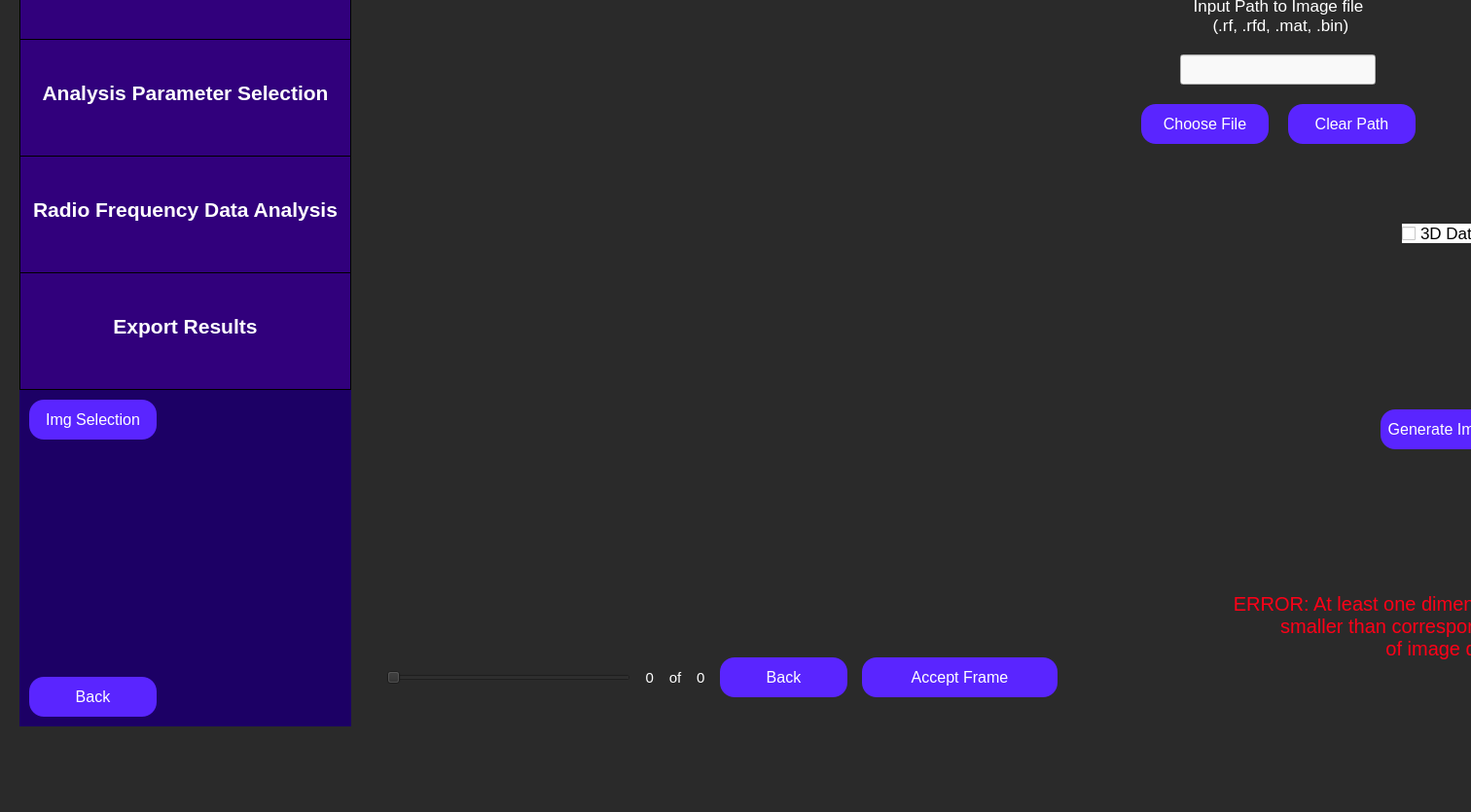
<?xml version="1.0" encoding="UTF-8"?>
<ui version="4.0">
 <class>selectImage</class>
 <widget class="QWidget" name="selectImage">
  <property name="geometry">
   <rect>
    <x>0</x>
    <y>0</y>
    <width>1512</width>
    <height>835</height>
   </rect>
  </property>
  <property name="minimumSize">
   <size>
    <width>201</width>
    <height>31</height>
   </size>
  </property>
  <property name="maximumSize">
   <size>
    <width>16777215</width>
    <height>16777215</height>
   </size>
  </property>
  <property name="windowTitle">
   <string>Select Ultrasound Image</string>
  </property>
  <property name="styleSheet">
   <string notr="true">QWidget {
	background: rgb(42, 42, 42);
}</string>
  </property>
  <widget class="QWidget" name="horizontalLayoutWidget">
   <property name="geometry">
    <rect>
     <x>20</x>
     <y>-200</y>
     <width>2402</width>
     <height>947</height>
    </rect>
   </property>
   <layout class="QHBoxLayout" name="fullScreenLayout" stretch="1,0,10,10">
    <item>
     <layout class="QVBoxLayout" name="sidebarLayout" stretch="0,0">
      <property name="spacing">
       <number>0</number>
      </property>
      <property name="sizeConstraint">
       <enum>QLayout::SetMaximumSize</enum>
      </property>
      <item>
       <widget class="QWidget" name="sidebar" native="true">
        <property name="minimumSize">
         <size>
          <width>341</width>
          <height>601</height>
         </size>
        </property>
        <property name="maximumSize">
         <size>
          <width>241</width>
          <height>601</height>
         </size>
        </property>
        <property name="toolTip">
         <string>&lt;html&gt;&lt;head/&gt;&lt;body&gt;&lt;p&gt;&lt;br/&gt;&lt;/p&gt;&lt;/body&gt;&lt;/html&gt;</string>
        </property>
        <property name="styleSheet">
         <string notr="true">QWidget {
	background-color: rgb(28, 0, 101);
}</string>
        </property>
        <widget class="QFrame" name="imageSelectionSidebar">
         <property name="geometry">
          <rect>
           <x>0</x>
           <y>0</y>
           <width>341</width>
           <height>121</height>
          </rect>
         </property>
         <property name="minimumSize">
          <size>
           <width>341</width>
           <height>121</height>
          </size>
         </property>
         <property name="maximumSize">
          <size>
           <width>341</width>
           <height>121</height>
          </size>
         </property>
         <property name="styleSheet">
          <string notr="true">QFrame {
	background-color: rgb(99, 0, 174);
	border: 1px solid black;
}</string>
         </property>
         <property name="frameShape">
          <enum>QFrame::StyledPanel</enum>
         </property>
         <property name="frameShadow">
          <enum>QFrame::Raised</enum>
         </property>
         <widget class="QLabel" name="imageSelectionLabelSidebar">
          <property name="geometry">
           <rect>
            <x>70</x>
            <y>0</y>
            <width>191</width>
            <height>51</height>
           </rect>
          </property>
          <property name="styleSheet">
           <string notr="true">QLabel {
	font-size: 21px;
	color: rgb(255, 255, 255);
	background-color: rgba(255, 255, 255, 0);
	border: 0px;
	font-weight: bold;
}</string>
          </property>
          <property name="text">
           <string>Image Selection:</string>
          </property>
          <property name="alignment">
           <set>Qt::AlignCenter</set>
          </property>
         </widget>
         <widget class="QLabel" name="imageLabel">
          <property name="geometry">
           <rect>
            <x>-60</x>
            <y>40</y>
            <width>191</width>
            <height>51</height>
           </rect>
          </property>
          <property name="styleSheet">
           <string notr="true">QLabel {
	font-size: 16px;
	color: rgb(255, 255, 255);
	background-color: rgba(255, 255, 255, 0);
	border: 0px;
	font-weight: bold;
}</string>
          </property>
          <property name="text">
           <string>Image:</string>
          </property>
          <property name="alignment">
           <set>Qt::AlignCenter</set>
          </property>
         </widget>
         <widget class="QLabel" name="phantomLabel">
          <property name="geometry">
           <rect>
            <x>-50</x>
            <y>70</y>
            <width>191</width>
            <height>51</height>
           </rect>
          </property>
          <property name="styleSheet">
           <string notr="true">QLabel {
	font-size: 16px;
	color: rgb(255, 255, 255);
	background-color: rgba(255, 255, 255, 0);
	border: 0px;
	font-weight: bold
}</string>
          </property>
          <property name="text">
           <string>Phantom:</string>
          </property>
          <property name="alignment">
           <set>Qt::AlignCenter</set>
          </property>
         </widget>
        </widget>
        <widget class="QFrame" name="roiSidebar">
         <property name="geometry">
          <rect>
           <x>0</x>
           <y>120</y>
           <width>341</width>
           <height>121</height>
          </rect>
         </property>
         <property name="maximumSize">
          <size>
           <width>341</width>
           <height>121</height>
          </size>
         </property>
         <property name="styleSheet">
          <string notr="true">QFrame {
	background-color: rgb(49, 0, 124);
	border: 1px solid black;
}</string>
         </property>
         <property name="frameShape">
          <enum>QFrame::StyledPanel</enum>
         </property>
         <property name="frameShadow">
          <enum>QFrame::Raised</enum>
         </property>
         <widget class="QLabel" name="roiSidebarLabel">
          <property name="geometry">
           <rect>
            <x>0</x>
            <y>40</y>
            <width>341</width>
            <height>51</height>
           </rect>
          </property>
          <property name="styleSheet">
           <string notr="true">QLabel {
	font-size: 21px;
	color: rgb(255, 255, 255);
	background-color: rgba(255, 255, 255, 0);
	border: 0px;
	font-weight: bold;
}</string>
          </property>
          <property name="text">
           <string>Region of Interest (ROI) Selection</string>
          </property>
          <property name="alignment">
           <set>Qt::AlignCenter</set>
          </property>
         </widget>
        </widget>
        <widget class="QFrame" name="rfAnalysisSidebar">
         <property name="geometry">
          <rect>
           <x>0</x>
           <y>360</y>
           <width>341</width>
           <height>121</height>
          </rect>
         </property>
         <property name="minimumSize">
          <size>
           <width>341</width>
           <height>121</height>
          </size>
         </property>
         <property name="maximumSize">
          <size>
           <width>341</width>
           <height>121</height>
          </size>
         </property>
         <property name="styleSheet">
          <string notr="true">QFrame {
	background-color:  rgb(49, 0, 124);
	border: 1px solid black;
}</string>
         </property>
         <property name="frameShape">
          <enum>QFrame::StyledPanel</enum>
         </property>
         <property name="frameShadow">
          <enum>QFrame::Raised</enum>
         </property>
         <widget class="QLabel" name="rfAnalysisLabel">
          <property name="geometry">
           <rect>
            <x>0</x>
            <y>30</y>
            <width>341</width>
            <height>51</height>
           </rect>
          </property>
          <property name="styleSheet">
           <string notr="true">QLabel {
	font-size: 21px;
	color: rgb(255, 255, 255);
	background-color: rgba(255, 255, 255, 0);
	border: 0px;
	font-weight: bold;
}</string>
          </property>
          <property name="text">
           <string>Radio Frequency Data Analysis</string>
          </property>
          <property name="alignment">
           <set>Qt::AlignCenter</set>
          </property>
         </widget>
        </widget>
        <widget class="QFrame" name="exportResultsSidebar">
         <property name="geometry">
          <rect>
           <x>0</x>
           <y>480</y>
           <width>341</width>
           <height>121</height>
          </rect>
         </property>
         <property name="minimumSize">
          <size>
           <width>341</width>
           <height>121</height>
          </size>
         </property>
         <property name="maximumSize">
          <size>
           <width>341</width>
           <height>121</height>
          </size>
         </property>
         <property name="styleSheet">
          <string notr="true">QFrame {
	background-color:  rgb(49, 0, 124);
	border: 1px solid black;
}</string>
         </property>
         <property name="frameShape">
          <enum>QFrame::StyledPanel</enum>
         </property>
         <property name="frameShadow">
          <enum>QFrame::Raised</enum>
         </property>
         <widget class="QLabel" name="exportResultsLabel">
          <property name="geometry">
           <rect>
            <x>20</x>
            <y>30</y>
            <width>301</width>
            <height>51</height>
           </rect>
          </property>
          <property name="styleSheet">
           <string notr="true">QLabel {
	font-size: 21px;
	color: rgb(255, 255, 255);
	background-color: rgba(255, 255, 255, 0);
	border: 0px;
	font-weight: bold;
}</string>
          </property>
          <property name="text">
           <string>Export Results</string>
          </property>
          <property name="alignment">
           <set>Qt::AlignCenter</set>
          </property>
         </widget>
        </widget>
        <widget class="QFrame" name="analysisParamsSidebar">
         <property name="geometry">
          <rect>
           <x>0</x>
           <y>240</y>
           <width>341</width>
           <height>121</height>
          </rect>
         </property>
         <property name="maximumSize">
          <size>
           <width>341</width>
           <height>121</height>
          </size>
         </property>
         <property name="styleSheet">
          <string notr="true">QFrame {
	background-color: rgb(49, 0, 124);
	border: 1px solid black;
}</string>
         </property>
         <property name="frameShape">
          <enum>QFrame::StyledPanel</enum>
         </property>
         <property name="frameShadow">
          <enum>QFrame::Raised</enum>
         </property>
         <widget class="QLabel" name="analysisParamsLabel">
          <property name="geometry">
           <rect>
            <x>0</x>
            <y>30</y>
            <width>341</width>
            <height>51</height>
           </rect>
          </property>
          <property name="styleSheet">
           <string notr="true">QLabel {
	font-size: 21px;
	color: rgb(255, 255, 255);
	background-color: rgba(255, 255, 255, 0);
	border: 0px;
	font-weight:bold;
}</string>
          </property>
          <property name="text">
           <string>Analysis Parameter Selection</string>
          </property>
          <property name="alignment">
           <set>Qt::AlignCenter</set>
          </property>
         </widget>
        </widget>
       </widget>
      </item>
      <item>
       <widget class="QFrame" name="gridFrame">
        <property name="maximumSize">
         <size>
          <width>341</width>
          <height>16777215</height>
         </size>
        </property>
        <property name="styleSheet">
         <string notr="true">QFrame {
	background-color: rgb(28, 0, 101);
}</string>
        </property>
        <layout class="QGridLayout" name="backButtonGrid" rowstretch="0,0,0">
         <property name="sizeConstraint">
          <enum>QLayout::SetMinAndMaxSize</enum>
         </property>
         <property name="leftMargin">
          <number>10</number>
         </property>
         <property name="topMargin">
          <number>10</number>
         </property>
         <property name="rightMargin">
          <number>10</number>
         </property>
         <property name="bottomMargin">
          <number>10</number>
         </property>
         <item row="2" column="0">
          <widget class="QPushButton" name="backButton">
           <property name="minimumSize">
            <size>
             <width>131</width>
             <height>41</height>
            </size>
           </property>
           <property name="maximumSize">
            <size>
             <width>131</width>
             <height>41</height>
            </size>
           </property>
           <property name="styleSheet">
            <string notr="true">QPushButton {
	color: white;
	font-size: 16px;
	background: rgb(90, 37, 255);
	border-radius: 15px;
}</string>
           </property>
           <property name="text">
            <string>Back</string>
           </property>
          </widget>
         </item>
         <item row="1" column="0">
          <spacer name="verticalSpacer">
           <property name="orientation">
            <enum>Qt::Vertical</enum>
           </property>
           <property name="sizeHint" stdset="0">
            <size>
             <width>20</width>
             <height>40</height>
            </size>
           </property>
          </spacer>
         </item>
         <item row="2" column="1">
          <spacer name="horizontalSpacer">
           <property name="orientation">
            <enum>Qt::Horizontal</enum>
           </property>
           <property name="sizeHint" stdset="0">
            <size>
             <width>40</width>
             <height>20</height>
            </size>
           </property>
          </spacer>
         </item>
         <item row="0" column="0">
          <widget class="QPushButton" name="backToImgSelButton">
           <property name="minimumSize">
            <size>
             <width>131</width>
             <height>41</height>
            </size>
           </property>
           <property name="maximumSize">
            <size>
             <width>131</width>
             <height>41</height>
            </size>
           </property>
           <property name="styleSheet">
            <string notr="true">QPushButton {
	color: white;
	font-size: 16px;
	background: rgb(90, 37, 255);
	border-radius: 15px;
}</string>
           </property>
           <property name="text">
            <string>Img Selection</string>
           </property>
          </widget>
         </item>
        </layout>
       </widget>
      </item>
     </layout>
    </item>
    <item>
     <layout class="QVBoxLayout" name="framePreviewLayout" stretch="1,10,1">
      <property name="leftMargin">
       <number>30</number>
      </property>
      <property name="topMargin">
       <number>30</number>
      </property>
      <property name="rightMargin">
       <number>30</number>
      </property>
      <property name="bottomMargin">
       <number>30</number>
      </property>
      <item>
       <widget class="QLabel" name="selectFrameLabel">
        <property name="styleSheet">
         <string notr="true">QLabel {
	font-size: 29px;
	color: rgb(255, 255, 255);
	background-color: rgba(255, 255, 255, 0);
}</string>
        </property>
        <property name="text">
         <string>Select Frame to Analyze:</string>
        </property>
        <property name="textFormat">
         <enum>Qt::AutoText</enum>
        </property>
        <property name="scaledContents">
         <bool>false</bool>
        </property>
        <property name="alignment">
         <set>Qt::AlignCenter</set>
        </property>
        <property name="wordWrap">
         <bool>true</bool>
        </property>
       </widget>
      </item>
      <item alignment="Qt::AlignHCenter|Qt::AlignVCenter">
       <widget class="QLabel" name="imPreview">
        <property name="sizePolicy">
         <sizepolicy hsizetype="Maximum" vsizetype="Maximum">
          <horstretch>0</horstretch>
          <verstretch>0</verstretch>
         </sizepolicy>
        </property>
        <property name="minimumSize">
         <size>
          <width>501</width>
          <height>321</height>
         </size>
        </property>
        <property name="maximumSize">
         <size>
          <width>16777215</width>
          <height>16777215</height>
         </size>
        </property>
        <property name="styleSheet">
         <string notr="true">QLabel {
	background-color: transparent;
}</string>
        </property>
        <property name="text">
         <string/>
        </property>
        <property name="alignment">
         <set>Qt::AlignCenter</set>
        </property>
       </widget>
      </item>
      <item>
       <layout class="QHBoxLayout" name="frameControlsLayout">
        <property name="spacing">
         <number>15</number>
        </property>
        <item>
         <widget class="QSlider" name="curFrameSlider">
          <property name="minimumSize">
           <size>
            <width>251</width>
            <height>41</height>
           </size>
          </property>
          <property name="maximumSize">
           <size>
            <width>251</width>
            <height>41</height>
           </size>
          </property>
          <property name="orientation">
           <enum>Qt::Horizontal</enum>
          </property>
         </widget>
        </item>
        <item>
         <widget class="QLabel" name="curFrameLabel">
          <property name="styleSheet">
           <string notr="true">QLabel {
	font-size: 15px;
	color: rgb(255, 255, 255);
	background-color: rgba(255, 255, 255, 0);
}</string>
          </property>
          <property name="text">
           <string>0</string>
          </property>
          <property name="textFormat">
           <enum>Qt::AutoText</enum>
          </property>
          <property name="scaledContents">
           <bool>false</bool>
          </property>
          <property name="alignment">
           <set>Qt::AlignRight|Qt::AlignTrailing|Qt::AlignVCenter</set>
          </property>
          <property name="wordWrap">
           <bool>true</bool>
          </property>
         </widget>
        </item>
        <item>
         <widget class="QLabel" name="ofFramesLabel">
          <property name="styleSheet">
           <string notr="true">QLabel {
	font-size: 15px;
	color: rgb(255, 255, 255);
	background-color: rgba(255, 255, 255, 0);
}</string>
          </property>
          <property name="text">
           <string>of</string>
          </property>
          <property name="textFormat">
           <enum>Qt::AutoText</enum>
          </property>
          <property name="scaledContents">
           <bool>false</bool>
          </property>
          <property name="alignment">
           <set>Qt::AlignCenter</set>
          </property>
          <property name="wordWrap">
           <bool>true</bool>
          </property>
         </widget>
        </item>
        <item>
         <widget class="QLabel" name="totalFramesLabel">
          <property name="styleSheet">
           <string notr="true">QLabel {
	font-size: 15px;
	color: rgb(255, 255, 255);
	background-color: rgba(255, 255, 255, 0);
}</string>
          </property>
          <property name="text">
           <string>0</string>
          </property>
          <property name="textFormat">
           <enum>Qt::AutoText</enum>
          </property>
          <property name="scaledContents">
           <bool>false</bool>
          </property>
          <property name="alignment">
           <set>Qt::AlignLeading|Qt::AlignLeft|Qt::AlignVCenter</set>
          </property>
          <property name="wordWrap">
           <bool>true</bool>
          </property>
         </widget>
        </item>
        <item>
         <widget class="QPushButton" name="backFromFramesButton">
          <property name="minimumSize">
           <size>
            <width>131</width>
            <height>41</height>
           </size>
          </property>
          <property name="maximumSize">
           <size>
            <width>131</width>
            <height>41</height>
           </size>
          </property>
          <property name="styleSheet">
           <string notr="true">QPushButton {
	color: white;
	font-size: 16px;
	background: rgb(90, 37, 255);
	border-radius: 15px;
}</string>
          </property>
          <property name="text">
           <string>Back</string>
          </property>
         </widget>
        </item>
        <item>
         <widget class="QPushButton" name="acceptFrameButton">
          <property name="minimumSize">
           <size>
            <width>201</width>
            <height>41</height>
           </size>
          </property>
          <property name="maximumSize">
           <size>
            <width>201</width>
            <height>41</height>
           </size>
          </property>
          <property name="styleSheet">
           <string notr="true">QPushButton {
	color: white;
	font-size: 16px;
	background: rgb(90, 37, 255);
	border-radius: 15px;
}</string>
          </property>
          <property name="text">
           <string>Accept Frame</string>
          </property>
         </widget>
        </item>
       </layout>
      </item>
     </layout>
    </item>
    <item>
     <layout class="QVBoxLayout" name="imgSelectionLayout" stretch="2,2,2,3,2">
      <property name="spacing">
       <number>20</number>
      </property>
      <property name="leftMargin">
       <number>30</number>
      </property>
      <property name="topMargin">
       <number>30</number>
      </property>
      <property name="rightMargin">
       <number>30</number>
      </property>
      <property name="bottomMargin">
       <number>30</number>
      </property>
      <item>
       <widget class="QLabel" name="selectDataLabel">
        <property name="styleSheet">
         <string notr="true">QLabel {
	font-size: 29px;
	color: rgb(255, 255, 255);
	background-color: rgba(255, 255, 255, 0);
}</string>
        </property>
        <property name="text">
         <string>Select Data and Phantom Files to Generate Ultrasound Image:</string>
        </property>
        <property name="textFormat">
         <enum>Qt::AutoText</enum>
        </property>
        <property name="scaledContents">
         <bool>false</bool>
        </property>
        <property name="alignment">
         <set>Qt::AlignCenter</set>
        </property>
        <property name="wordWrap">
         <bool>true</bool>
        </property>
       </widget>
      </item>
      <item>
       <layout class="QHBoxLayout" name="chooseImgPhantLayout">
        <item>
         <layout class="QVBoxLayout" name="chooseImgLayout">
          <property name="leftMargin">
           <number>20</number>
          </property>
          <property name="rightMargin">
           <number>20</number>
          </property>
          <item>
           <spacer name="verticalSpacer_2">
            <property name="orientation">
             <enum>Qt::Vertical</enum>
            </property>
            <property name="sizeHint" stdset="0">
             <size>
              <width>20</width>
              <height>40</height>
             </size>
            </property>
           </spacer>
          </item>
          <item>
           <widget class="QLabel" name="imagePathLabel">
            <property name="styleSheet">
             <string notr="true">QLabel {
	background-color: rgba(255, 255, 255, 0);
	color: white;
	font-size: 17px;
}</string>
            </property>
            <property name="text">
             <string>Input Path to Image file
 (.rf, .rfd, .mat, .bin)</string>
            </property>
            <property name="alignment">
             <set>Qt::AlignCenter</set>
            </property>
            <property name="textInteractionFlags">
             <set>Qt::NoTextInteraction</set>
            </property>
           </widget>
          </item>
          <item alignment="Qt::AlignHCenter|Qt::AlignVCenter">
           <widget class="QLineEdit" name="imagePathInput">
            <property name="minimumSize">
             <size>
              <width>201</width>
              <height>31</height>
             </size>
            </property>
            <property name="maximumSize">
             <size>
              <width>401</width>
              <height>31</height>
             </size>
            </property>
            <property name="styleSheet">
             <string notr="true">QLineEdit {
	background-color: rgb(249, 249, 249);
	color: black;
}</string>
            </property>
           </widget>
          </item>
          <item>
           <layout class="QHBoxLayout" name="chooseImageButtonsLayout">
            <item>
             <widget class="QPushButton" name="chooseImageFileButton">
              <property name="minimumSize">
               <size>
                <width>131</width>
                <height>41</height>
               </size>
              </property>
              <property name="maximumSize">
               <size>
                <width>131</width>
                <height>41</height>
               </size>
              </property>
              <property name="styleSheet">
               <string notr="true">QPushButton {
	color: white;
	font-size: 16px;
	background: rgb(90, 37, 255);
	border-radius: 15px;
}</string>
              </property>
              <property name="text">
               <string>Choose File</string>
              </property>
             </widget>
            </item>
            <item>
             <widget class="QPushButton" name="clearImagePathButton">
              <property name="minimumSize">
               <size>
                <width>131</width>
                <height>41</height>
               </size>
              </property>
              <property name="maximumSize">
               <size>
                <width>131</width>
                <height>41</height>
               </size>
              </property>
              <property name="styleSheet">
               <string notr="true">QPushButton {
	color: white;
	font-size: 16px;
	background: rgb(90, 37, 255);
	border-radius: 15px;
}</string>
              </property>
              <property name="text">
               <string>Clear Path</string>
              </property>
             </widget>
            </item>
           </layout>
          </item>
          <item>
           <spacer name="verticalSpacer_3">
            <property name="orientation">
             <enum>Qt::Vertical</enum>
            </property>
            <property name="sizeHint" stdset="0">
             <size>
              <width>20</width>
              <height>40</height>
             </size>
            </property>
           </spacer>
          </item>
         </layout>
        </item>
        <item>
         <layout class="QVBoxLayout" name="choosePhantomLayout">
          <property name="leftMargin">
           <number>20</number>
          </property>
          <property name="rightMargin">
           <number>20</number>
          </property>
          <item>
           <spacer name="verticalSpacer_4">
            <property name="orientation">
             <enum>Qt::Vertical</enum>
            </property>
            <property name="sizeHint" stdset="0">
             <size>
              <width>20</width>
              <height>40</height>
             </size>
            </property>
           </spacer>
          </item>
          <item>
           <widget class="QLabel" name="phantomPathLabel">
            <property name="styleSheet">
             <string notr="true">QLabel {
	background-color: rgba(255, 255, 255, 0);
	color: white;
	font-size: 17px;
}</string>
            </property>
            <property name="text">
             <string>Input Path to Phantom file
 (.rf, .rfd, .mat, .bin)</string>
            </property>
            <property name="alignment">
             <set>Qt::AlignCenter</set>
            </property>
            <property name="textInteractionFlags">
             <set>Qt::NoTextInteraction</set>
            </property>
           </widget>
          </item>
          <item alignment="Qt::AlignHCenter|Qt::AlignVCenter">
           <widget class="QLineEdit" name="phantomPathInput">
            <property name="minimumSize">
             <size>
              <width>201</width>
              <height>31</height>
             </size>
            </property>
            <property name="maximumSize">
             <size>
              <width>401</width>
              <height>31</height>
             </size>
            </property>
            <property name="styleSheet">
             <string notr="true">QLineEdit {
	background-color: rgb(249, 249, 249);
	color: black;
}</string>
            </property>
           </widget>
          </item>
          <item>
           <layout class="QHBoxLayout" name="choosePhantomButtonsLayout">
            <item>
             <widget class="QPushButton" name="choosePhantomFileButton">
              <property name="minimumSize">
               <size>
                <width>131</width>
                <height>41</height>
               </size>
              </property>
              <property name="maximumSize">
               <size>
                <width>131</width>
                <height>41</height>
               </size>
              </property>
              <property name="styleSheet">
               <string notr="true">QPushButton {
	color: white;
	font-size: 16px;
	background: rgb(90, 37, 255);
	border-radius: 15px;
}</string>
              </property>
              <property name="text">
               <string>Choose File</string>
              </property>
             </widget>
            </item>
            <item>
             <widget class="QPushButton" name="clearPhantomPathButton">
              <property name="minimumSize">
               <size>
                <width>131</width>
                <height>41</height>
               </size>
              </property>
              <property name="maximumSize">
               <size>
                <width>131</width>
                <height>41</height>
               </size>
              </property>
              <property name="styleSheet">
               <string notr="true">QPushButton {
	color: white;
	font-size: 16px;
	background: rgb(90, 37, 255);
	border-radius: 15px;
}</string>
              </property>
              <property name="text">
               <string>Clear Path</string>
              </property>
             </widget>
            </item>
           </layout>
          </item>
          <item>
           <spacer name="verticalSpacer_5">
            <property name="orientation">
             <enum>Qt::Vertical</enum>
            </property>
            <property name="sizeHint" stdset="0">
             <size>
              <width>20</width>
              <height>40</height>
             </size>
            </property>
           </spacer>
          </item>
         </layout>
        </item>
       </layout>
      </item>
      <item alignment="Qt::AlignHCenter|Qt::AlignVCenter">
       <widget class="QCheckBox" name="philips3dCheckBox">
        <property name="minimumSize">
         <size>
          <width>87</width>
          <height>20</height>
         </size>
        </property>
        <property name="maximumSize">
         <size>
          <width>87</width>
          <height>20</height>
         </size>
        </property>
        <property name="styleSheet">
         <string notr="true">QCheckBox {
	background-color: rgba(255, 255, 255, 255);
	color: black;
	font-size: 17px;
}</string>
        </property>
        <property name="text">
         <string>3D Data</string>
        </property>
       </widget>
      </item>
      <item alignment="Qt::AlignHCenter|Qt::AlignVCenter">
       <widget class="QPushButton" name="generateImageButton">
        <property name="minimumSize">
         <size>
          <width>131</width>
          <height>41</height>
         </size>
        </property>
        <property name="maximumSize">
         <size>
          <width>131</width>
          <height>41</height>
         </size>
        </property>
        <property name="styleSheet">
         <string notr="true">QPushButton {
	color: white;
	font-size: 16px;
	background: rgb(90, 37, 255);
	border-radius: 15px;
}</string>
        </property>
        <property name="text">
         <string>Generate Image</string>
        </property>
       </widget>
      </item>
      <item>
       <widget class="QLabel" name="selectImageErrorMsg">
        <property name="styleSheet">
         <string notr="true">QLabel {
	color: rgb(255, 0, 23);
	font-size: 20px;
	background-color: rgba(255, 255, 255, 0);
}</string>
        </property>
        <property name="text">
         <string>ERROR: At least one dimension of phantom data
smaller than corresponding dimension
of image data</string>
        </property>
        <property name="alignment">
         <set>Qt::AlignCenter</set>
        </property>
       </widget>
      </item>
     </layout>
    </item>
    <item>
     <layout class="QVBoxLayout" name="parserOptionsLayout">
      <property name="spacing">
       <number>50</number>
      </property>
      <property name="leftMargin">
       <number>30</number>
      </property>
      <property name="topMargin">
       <number>30</number>
      </property>
      <property name="rightMargin">
       <number>30</number>
      </property>
      <property name="bottomMargin">
       <number>30</number>
      </property>
      <item>
       <widget class="QLabel" name="selectImageMethodLabel">
        <property name="styleSheet">
         <string notr="true">QLabel {
	font-size: 29px;
	color: rgb(255, 255, 255);
	background-color: rgba(255, 255, 255, 0);
}</string>
        </property>
        <property name="text">
         <string>Select Data Type:</string>
        </property>
        <property name="textFormat">
         <enum>Qt::AutoText</enum>
        </property>
        <property name="scaledContents">
         <bool>false</bool>
        </property>
        <property name="alignment">
         <set>Qt::AlignCenter</set>
        </property>
        <property name="wordWrap">
         <bool>true</bool>
        </property>
       </widget>
      </item>
      <item>
       <widget class="QPushButton" name="philipsButton">
        <property name="minimumSize">
         <size>
          <width>0</width>
          <height>51</height>
         </size>
        </property>
        <property name="maximumSize">
         <size>
          <width>16777215</width>
          <height>16777215</height>
         </size>
        </property>
        <property name="toolTip">
         <string>&lt;html&gt;&lt;head/&gt;&lt;body&gt;&lt;p&gt;&lt;br/&gt;&lt;/p&gt;&lt;/body&gt;&lt;/html&gt;</string>
        </property>
        <property name="styleSheet">
         <string notr="true">QPushButton {
	color: white;
	font-size: 16px;
	background: rgb(90, 37, 255);
	border-radius: 15px;
}</string>
        </property>
        <property name="text">
         <string>Philips RF</string>
        </property>
       </widget>
      </item>
      <item>
       <widget class="QPushButton" name="siemensButton">
        <property name="minimumSize">
         <size>
          <width>0</width>
          <height>51</height>
         </size>
        </property>
        <property name="maximumSize">
         <size>
          <width>16777215</width>
          <height>16777215</height>
         </size>
        </property>
        <property name="toolTip">
         <string>&lt;html&gt;&lt;head/&gt;&lt;body&gt;&lt;p&gt;&lt;br/&gt;&lt;/p&gt;&lt;/body&gt;&lt;/html&gt;</string>
        </property>
        <property name="styleSheet">
         <string notr="true">QPushButton {
	color: white;
	font-size: 16px;
	background: rgb(90, 37, 255);
	border-radius: 15px;
}</string>
        </property>
        <property name="text">
         <string>Siemens RF</string>
        </property>
       </widget>
      </item>
      <item>
       <widget class="QPushButton" name="terasonButton">
        <property name="minimumSize">
         <size>
          <width>0</width>
          <height>51</height>
         </size>
        </property>
        <property name="maximumSize">
         <size>
          <width>16777215</width>
          <height>16777215</height>
         </size>
        </property>
        <property name="toolTip">
         <string>&lt;html&gt;&lt;head/&gt;&lt;body&gt;&lt;p&gt;&lt;br/&gt;&lt;/p&gt;&lt;/body&gt;&lt;/html&gt;</string>
        </property>
        <property name="styleSheet">
         <string notr="true">QPushButton {
	color: white;
	font-size: 16px;
	background: rgb(90, 37, 255);
	border-radius: 15px;
}</string>
        </property>
        <property name="text">
         <string>Terason RF</string>
        </property>
       </widget>
      </item>
      <item>
       <widget class="QPushButton" name="clariusButton">
        <property name="minimumSize">
         <size>
          <width>0</width>
          <height>51</height>
         </size>
        </property>
        <property name="maximumSize">
         <size>
          <width>16777215</width>
          <height>16777215</height>
         </size>
        </property>
        <property name="toolTip">
         <string>&lt;html&gt;&lt;head/&gt;&lt;body&gt;&lt;p&gt;&lt;br/&gt;&lt;/p&gt;&lt;/body&gt;&lt;/html&gt;</string>
        </property>
        <property name="styleSheet">
         <string notr="true">QPushButton {
	color: white;
	font-size: 16px;
	background: rgb(90, 37, 255);
	border-radius: 15px;
}</string>
        </property>
        <property name="text">
         <string>Clarius RF</string>
        </property>
       </widget>
      </item>
      <item>
       <widget class="QPushButton" name="canonButton">
        <property name="minimumSize">
         <size>
          <width>0</width>
          <height>51</height>
         </size>
        </property>
        <property name="maximumSize">
         <size>
          <width>16777215</width>
          <height>16777215</height>
         </size>
        </property>
        <property name="toolTip">
         <string>&lt;html&gt;&lt;head/&gt;&lt;body&gt;&lt;p&gt;&lt;br/&gt;&lt;/p&gt;&lt;/body&gt;&lt;/html&gt;</string>
        </property>
        <property name="styleSheet">
         <string notr="true">QPushButton {
	color: white;
	font-size: 16px;
	background: rgb(90, 37, 255);
	border-radius: 15px;
}</string>
        </property>
        <property name="text">
         <string>Canon IQ</string>
        </property>
       </widget>
      </item>
      <item>
       <widget class="QPushButton" name="verasonicsButton">
        <property name="minimumSize">
         <size>
          <width>0</width>
          <height>51</height>
         </size>
        </property>
        <property name="maximumSize">
         <size>
          <width>16777215</width>
          <height>16777215</height>
         </size>
        </property>
        <property name="toolTip">
         <string>&lt;html&gt;&lt;head/&gt;&lt;body&gt;&lt;p&gt;&lt;br/&gt;&lt;/p&gt;&lt;/body&gt;&lt;/html&gt;</string>
        </property>
        <property name="styleSheet">
         <string notr="true">QPushButton {
	color: white;
	font-size: 16px;
	background: rgb(90, 37, 255);
	border-radius: 15px;
}</string>
        </property>
        <property name="text">
         <string>Verasonics IQ (disabled)</string>
        </property>
       </widget>
      </item>
     </layout>
    </item>
   </layout>
  </widget>
 </widget>
 <resources/>
 <connections/>
</ui>
